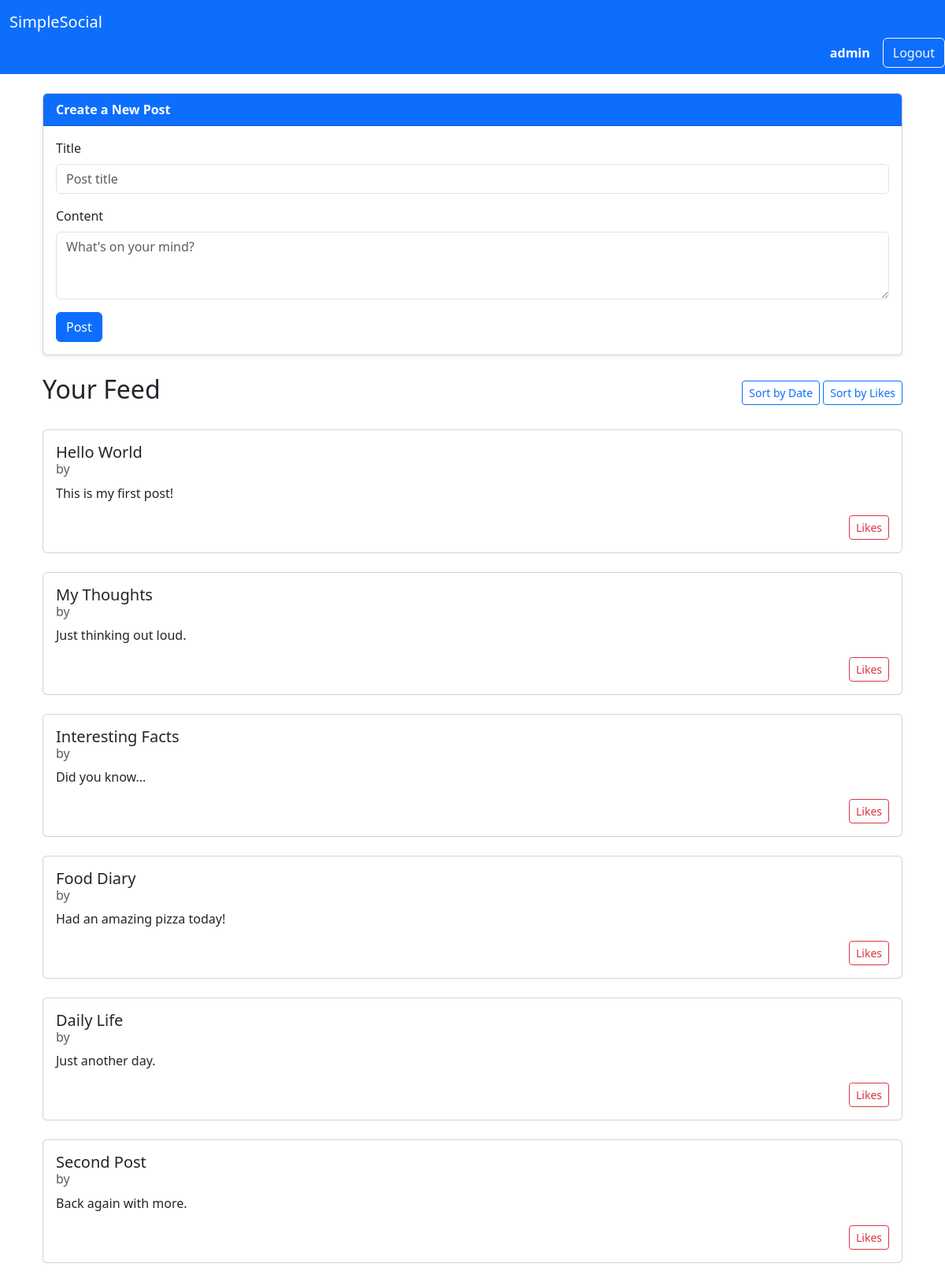
Page /feed (signed in) on the earlier database version.
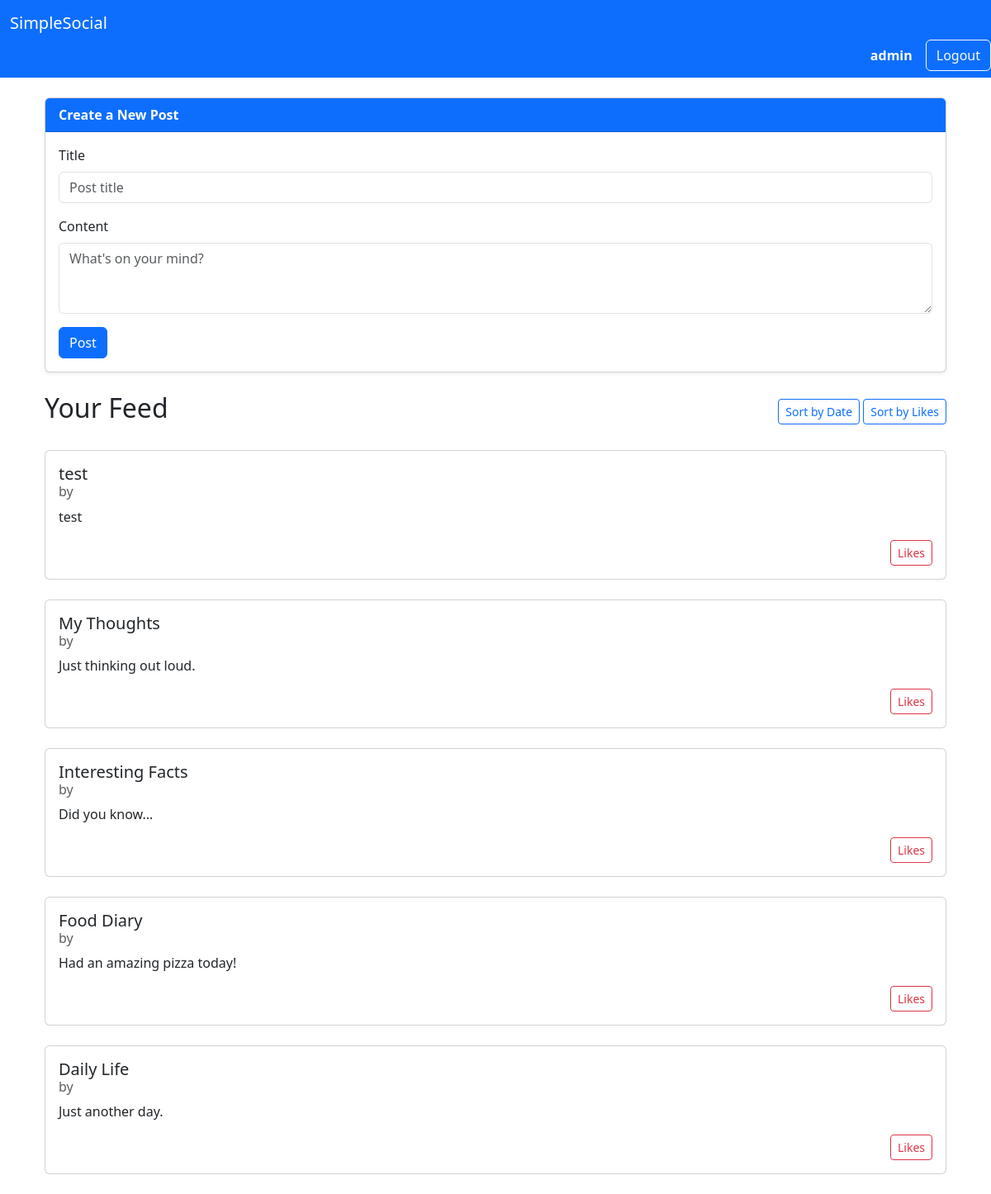
Same page on the later database version.
### tables this page shows
CREATE TABLE posts (
    post_id INTEGER PRIMARY KEY,
    user_id INTEGER NOT NULL,
    title TEXT NOT NULL,
    content TEXT NOT NULL,
    date TIMESTAMP DEFAULT CURRENT_TIMESTAMP,
    FOREIGN KEY (user_id) REFERENCES users (user_id)
);

### app.py (the view)
@app.route("/feed")
def feed():
    db = get_db()
    username = session.get("username")
    posts = select_posts(db, username)
    return render_template('feed.html', posts=posts)

### app.py (called while the page is built)
def get_db():
    if not hasattr(g, "_database"):
        print("Creating new database connection")
        g._database = create_connection(database)
    return g._database

@app.teardown_appcontext
def teardown_db(error):
    db = getattr(g, '_database', None)
    if db is not None:
        print("Closing database connection")
        db.close()

### setup_db.py (called while the page is built)
def create_connection(db_file):
    conn = None
    try:
        conn = sqlite3.connect(db_file)
        return conn
    except Error as e:
        print(f"Error: {e}")
    return conn

def select_posts(conn, username):
    try:
        conn.row_factory = sqlite3.Row
        cur = conn.cursor()
        sql = """
        SELECT
        p.post_id, u.username, p.title, p.content, p.date
        FROM posts p
        JOIN users u ON p.user_id = u.user_id
        WHERE p.user_id = (SELECT user_id FROM users WHERE username = ?)
        OR p.user_id IN (
            SELECT user_id
            FROM followers
            WHERE follower_user_id = (SELECT user_id FROM users WHERE username = ?)
        )
        ORDER BY p.date DESC;
        """
        cur.execute(sql, (username, username))
        result = cur.fetchall()
        return result
    except Error as e:
        print(f"Error: {e}")
        return None

### templates/feed.html (shortened to what this page needs)
{% extends "base.html" %}
{% block content %}
<div class="container">
    <div class="card mb-4 shadow-sm">
        <div class="card-header bg-primary text-white">
            <strong>Create a New Post</strong>
        </div>
        <div class="card-body">
            <form method="POST" action="{{ url_for('create_post') }}">
                <div class="mb-3">
                    <label for="title" class="form-label">Title</label>
                    <input type="text" name="title" id="title" class="form-control" maxlength="30" placeholder="Post title" required>
                </div>
                <div class="mb-3">
                    <label for="content" class="form-label">Content</label>
                    <textarea name="content" id="content" class="form-control" rows="3" maxlength="255" placeholder="What's on your mind?" required></textarea>
                </div>
                <button type="submit" class="btn btn-primary">Post</button>
            </form>
        </div>
    </div>
    <div class="d-flex justify-content-between align-items-center mb-4">
        <h2>Your Feed</h2>
        <div>
            <form method="GET" class="d-inline">
                <button type="submit" class="btn btn-outline-primary btn-sm">Sort by Date</button>
            </form>
            <form method="GET" class="d-inline">
                <button type="submit" class="btn btn-outline-primary btn-sm">Sort by Likes</button>
            </form>
        </div>
    </div>
    {% for post in posts %}
    <div class="card mb-4">
        <div class="card-body">
            <h5 class="card-title mb-1"><a href="{{ url_for('post', post_id=post.post_id) }}" class="text-decoration-none text-dark">
                {{ post.title }}</a>
            </h5>
            <h6 class="card-subtitle text-muted mb-2">
                by
            </h6>
            <p class="card-text">{{ post.content }}</p>
            <div class="d-flex justify-content-between align-items-center">
                <form method="POST" action="{{ url_for('like_post', post_id=post.post_id) }}">
                    <button type="submit" class="btn btn-sm btn-outline-danger">
                        {{ post.like_count }} Likes
                    </button>
                </form>
            </div>
        </div>
    </div>
    {% else %}
    <p class="text-muted">No posts.</p>
    {% endfor %}
</div>
{% endblock %}

### templates/base.html (shortened to what this page needs)
<!DOCTYPE html>
<html lang="en">
<head>
    <link href="https://cdn.jsdelivr.net/npm/bootstrap@5.3.3/dist/css/bootstrap.min.css" rel="stylesheet">
</head>
<body>
    <nav class="navbar navbar-dark bg-primary mb-4">
        <div class="container-fluid">
            <a class="navbar-brand" href="{{ url_for('index') }}">SimpleSocial</a>
        </div>
        {% if session.get('username') %}
            <div class="d-flex align-items-center ms-auto">
                <a href="{{ url_for('profile', username=session.get('username')) }}" class="me-3 text-white text-decoration-none fw-semibold">
                    {{ session.get('username') }}
                </a>
                <form method="POST" action="{{ url_for('logout') }}">
                    <button type="submit" class="btn btn-outline-light">Logout</button>
                </form>
            </div>
        {% endif %}
    </nav>
    <div class="container">
        {% block content %}
        {% endblock %}
    </div>
</body>
</html>

Differences in the rows shown:
removed posts: title "Hello World", content "This is my first post!"
removed posts: title "Second Post", content "Back again with more."
added posts: title "test", content "test"
